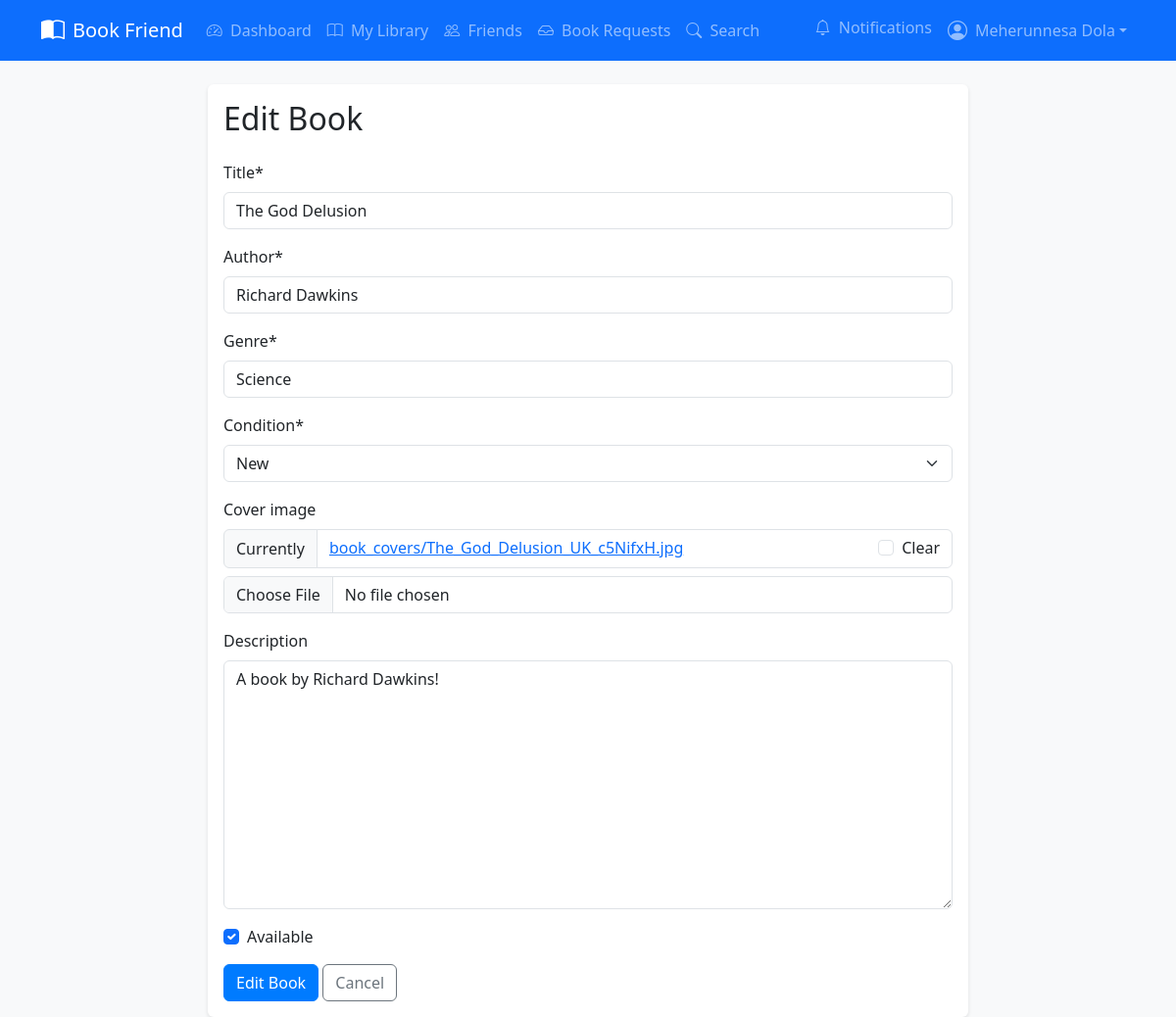
The app's page /books/3/edit/ (signed in), older data.
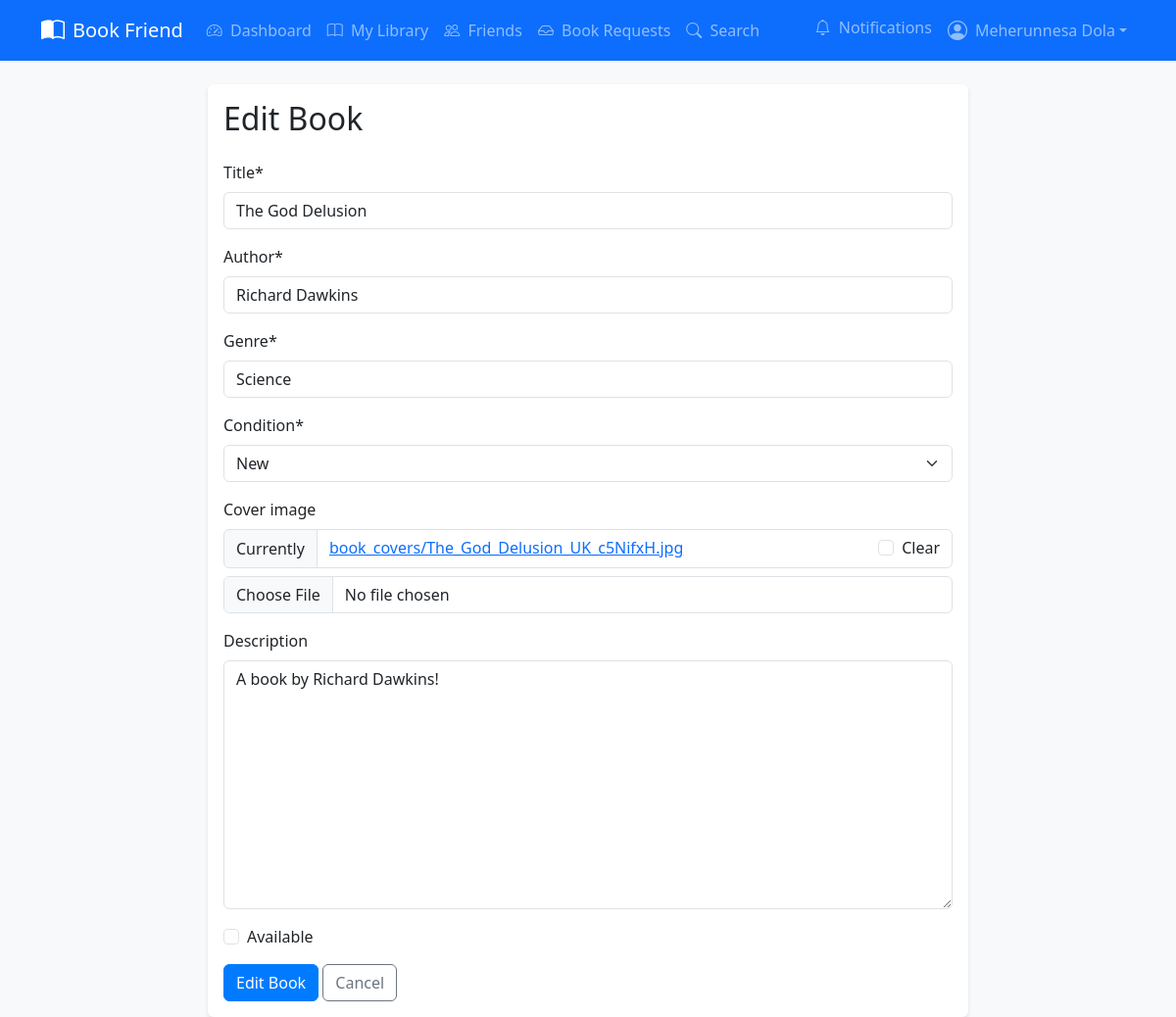
The same page, newer data.
### Core/models.py (models this page shows, shortened)
class Book(models.Model):
    CONDITION_CHOICES = [
        ('new', 'New'),
        ('like_new', 'Like New'),
        ('good', 'Good'),
        ('fair', 'Fair'),
        ('poor', 'Poor'),
    ]
    owner = models.ForeignKey(User, on_delete=models.CASCADE)
    title = models.CharField(max_length=200)
    author = models.CharField(max_length=200)
    genre = models.CharField(max_length=100)
    condition = models.CharField(max_length=20, choices=CONDITION_CHOICES)
    cover_image = models.ImageField(upload_to='book_covers/', blank=True)
    description = models.TextField(blank=True)
    available = models.BooleanField(default=True)
    created_at = models.DateTimeField(auto_now_add=True)

### Core/views.py (the view)
# urls.py: path("books/<int:book_id>/edit/", views.book_edit, name="book_edit"),
@login_required
def book_edit(request, book_id):
    book = get_object_or_404(Book, id=book_id, owner=request.user)
    if request.method == "POST":
        form = BookForm(request.POST, request.FILES, instance=book)
        if form.is_valid():
            form.save()
            messages.success(request, "Book updated successfully!")
            return redirect("core:library", username=request.user.username)
    else:
        form = BookForm(instance=book)
    return render(
        request, "core/library/book_form.html", {"form": form, "action": "Edit"}
    )

### Core/forms.py
class BookForm(forms.ModelForm):
    class Meta:
        model = Book
        fields = ['title', 'author', 'genre', 'condition', 'cover_image', 'description', 'available']

### Core/context_processors.py (called while the page is built)
def notification_count(request):
    if request.user.is_authenticated:
        unread_count = Notification.objects.filter(user=request.user, read=False).count()
        return {'unread_notifications': unread_count}
    return {'unread_notifications': 0}

### templates/core/library/book_form.html (shortened to what this page needs)
{% extends 'core/base.html' %}
{% load crispy_forms_tags %}
{% block content %}
<div class="row justify-content-center">
    <div class="col-md-8">
        <div class="card">
            <div class="card-body">
                <h2 class="card-title mb-4">{{ action }} Book</h2>
                <form method="post" enctype="multipart/form-data">
                    {{ form|crispy }}
                    <div class="mt-3">
                        <button type="submit" class="btn btn-primary">{{ action }} Book</button>
                        <a href="{% url 'core:library' username=user.username %}" class="btn btn-outline-secondary">Cancel</a>
                    </div>
                </form>
            </div>
        </div>
    </div>
</div>
{% endblock %}

Row changes from the older to the newer data that the page shows:
changed Book "The God Delusion": available "☑" → "☐"
